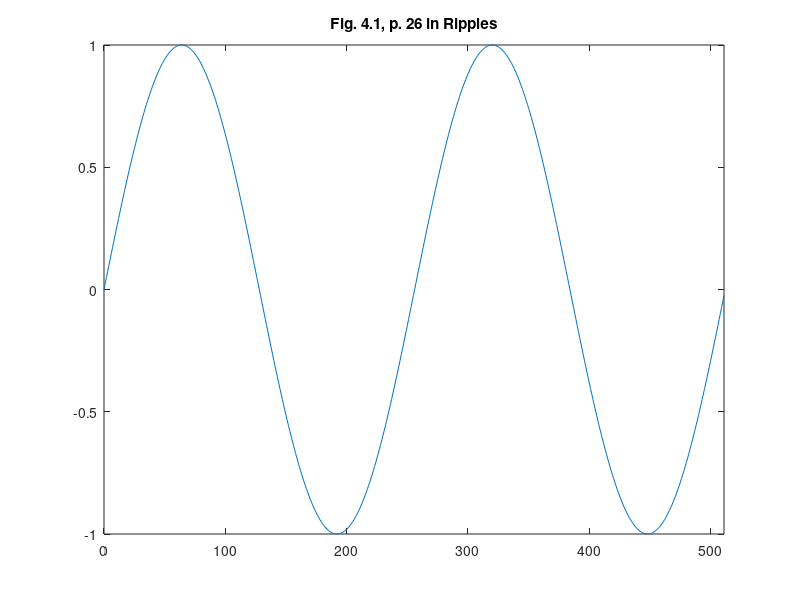
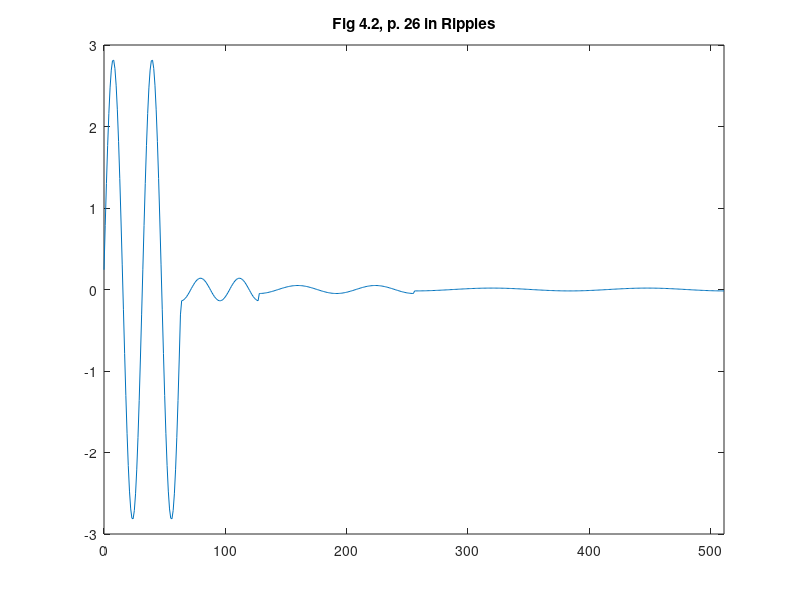
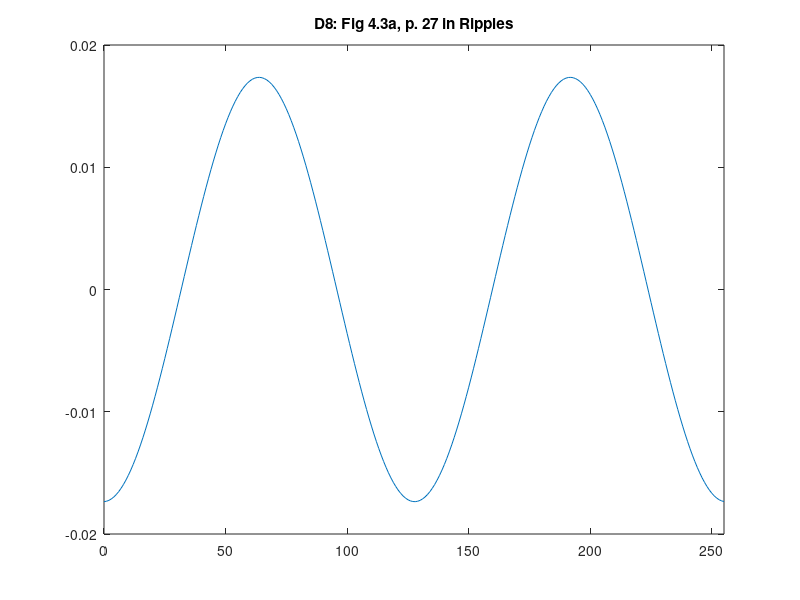
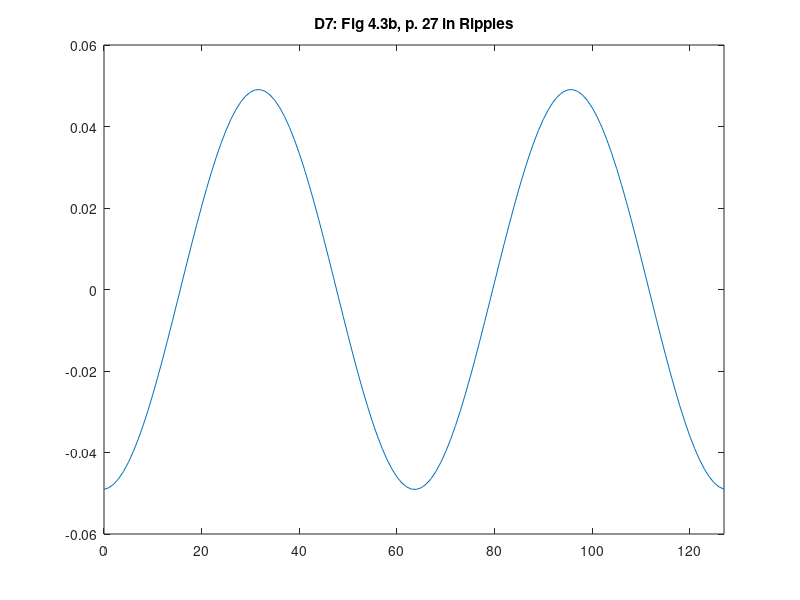

Write MATLAB code to recreate these figures, in order.
%% The graph on p. 26 in Chapter 4 in "Ripples in Mathematics."
%% Author: Vladimir Kulyukin

t = [0:511];

y_fig41_p26 = sin(2*2*pi*t/512);

figure;
plot(t, y_fig41_p26);
xlim([0 511]);
title('Fig. 4.1, p. 26 in Ripples');

%% Fig. 4.2, p. 26 in "Ripples in Mathematics" computed in
%% ripplesTest02();

y_fig42_p26 = [
0.24228789181051738
0.7865275324466248
1.30054136110053
1.7645761145993404
2.1607991975997836
2.473983979226618
2.692094943957973
2.8067502097372614
2.8135436389999984
2.7122141640694157
2.506655819840873
2.2047680982046236
1.818152375002565
1.3616660756607568
0.8528517126624386
0.3112627366312535
-0.242287891810517
-0.7865275324466247
-1.3005413611005299
-1.7645761145993402
-2.1607991975997836
-2.473983979226618
-2.692094943957973
-2.8067502097372614
-2.8135436389999984
-2.712214164069416
-2.506655819840873
-2.2047680982046236
-1.8181523750025657
-1.3616660756607575
-0.8528517126624388
-0.3112627366312537
0.24228789181051652
0.7865275324466239
1.30054136110053
1.7645761145993402
2.1607991975997836
2.473983979226618
2.692094943957973
2.806750209737261
2.8135436389999984
2.7122141640694166
2.506655819840873
2.204768098204624
1.8181523750025657
1.3616660756607573
0.8528517126624395
0.31126273663125437
-0.24228789181051674
-0.7865275324466237
-1.3005413611005292
-1.7645761145993395
-2.1607991975997836
-2.473983979226618
-2.692094943957973
-2.806750209737261
-2.8135436389999984
-2.7122141640694166
-2.5066558198408737
-2.204768098204624
-1.8181523750025663
-1.3616660756607575
-0.8528517126624399
-0.3112627366312547
-0.1382205356729931
-0.13324253778085945
-0.12314410388508332
-0.10831331113701251
-0.08932009858475111
-0.06689436473516598
-0.041897917963600595
-0.015291357701316859
0.011902840861936378
0.03863961992605535
0.06389150006576436
0.08668806568871212
0.10615325756246972
0.12153903927953467
0.13225414387696569
0.13788679589418307
0.1382205356729931
0.13324253778085923
0.12314410388508332
0.10831331113701283
0.08932009858475126
0.06689436473516598
0.041897917963600435
0.015291357701316859
-0.01190284086193622
-0.03863961992605488
-0.06389150006576436
-0.08668806568871212
-0.10615325756247004
-0.12153903927953467
-0.13225414387696544
-0.13788679589418357
-0.13822053567299325
-0.13324253778085893
-0.12314410388508293
-0.10831331113701298
-0.08932009858475126
-0.06689436473516583
-0.041897917963600435
-0.015291357701317173
0.01190284086193622
0.03863961992605519
0.06389150006576451
0.08668806568871165
0.10615325756246989
0.121539039279535
0.13225414387696582
0.13788679589418265
0.13822053567299264
0.1332425377808602
0.12314410388508332
0.10831331113701204
0.08932009858475064
0.06689436473516598
0.041897917963600595
0.015291357701317015
-0.011902840861936378
-0.03863961992605519
-0.06389150006576436
-0.08668806568871165
-0.10615325756247004
-0.121539039279535
-0.13225414387696582
-0.13788679589418262
-0.04904550470208658
-0.04863227384344307
-0.047750687602582144
-0.046409236136927164
-0.04462083835740445
-0.042402717512268644
-0.03977623531780623
-0.036766686233331375
-0.033403053861714625
-0.029717731821442696
-0.025746211778365728
-0.02152674164155185
-0.017099957215016028
-0.012508490852711891
-0.00779656088565971
-0.0030095457752448364
0.0018064529061707722
0.006605054458592284
0.011340045725887418
0.015965826153743066
0.02043784694792932
0.02471304010354362
0.028750233173438902
0.0325105457813979
0.035957764061409686
0.03905868941699677
0.041783458241846774
0.04410582952266639
0.04600343755448325
0.04745800733461338
0.04845553056092583
0.048986400539449124
0.04904550470208663
0.048632273843442916
0.04775068760258195
0.046409236136927476
0.04462083835740461
0.04240271751226841
0.039776235317806385
0.03676668623333169
0.033403053861714625
0.029717731821443168
0.025746211778365415
0.02152674164155169
0.017099957215016184
0.012508490852712047
0.00779656088565971
0.0030095457752448364
-0.0018064529061707722
-0.006605054458592441
-0.011340045725887418
-0.01596582615374291
-0.02043784694792932
-0.02471304010354362
-0.028750233173438902
-0.03251054578139759
-0.03595776406140961
-0.0390586894169974
-0.0417834582418467
-0.044105829522666
-0.046003437554483446
-0.04745800733461342
-0.04845553056092601
-0.04898640053944869
-0.049045504702086413
-0.04863227384344382
-0.04775068760258195
-0.046409236136927046
-0.0446208383574043
-0.04240271751226841
-0.03977623531780647
-0.036766686233331375
-0.033403053861714625
-0.029717731821443168
-0.025746211778365415
-0.02152674164155185
-0.017099957215016184
-0.012508490852711891
-0.007796560885659553
-0.0030095457752448364
0.0018064529061707722
0.006605054458592441
0.011340045725887574
0.01596582615374275
0.020437846947929477
0.024713040103543936
0.028750233173438902
0.03251054578139759
0.03595776406141016
0.03905868941699685
0.04178345824184748
0.044105829522666076
0.04600343755448309
0.0474580073346142
0.048455530560925615
0.04898640053944869
0.0490455047020864
0.04863227384344295
0.04775068760258195
0.046409236136927046
0.04462083835740437
0.04240271751226935
0.03977623531780615
0.036766686233331375
0.033403053861714466
0.029717731821442696
0.025746211778366043
0.02152674164155169
0.017099957215015872
0.012508490852712205
0.007796560885659553
0.0030095457752446794
-0.0018064529061707722
-0.006605054458592284
-0.011340045725887574
-0.01596582615374291
-0.02043784694792932
-0.024713040103543936
-0.028750233173438902
-0.03251054578139759
-0.03595776406141016
-0.039058689416996695
-0.041783458241847406
-0.044105829522666076
-0.046003437554483134
-0.0474580073346142
-0.048455530560925594
-0.04898640053944869
-0.017353269107199996
-0.017321916522383546
-0.017248833923443972
-0.01713419737276341
-0.01697828303983344
-0.016781466535938518
-0.016544222009275723
-0.016267121002689743
-0.01595083107677686
-0.015596114201672194
-0.015203824921397496
-0.014774908295189326
-0.014310397620768977
-0.01381141194503726
-0.013279153368193254
-0.012714904147768758
-0.012120023609558276
-0.011495944872883619
-0.010844171398084385
-0.010166273364549937
-0.009463883888019765
-0.008738695086265102
-0.007992454002628522
-0.007226958397243124
-0.006444052416071981
-0.005645622148198233
-0.004833591082071319
-0.004009915471655274
-0.003176579623640764
-0.002335591117077376
-0.0014889759669394682
-6.387737432781892E-4
2.129673422805805E-4
0.001064195370858105
0.0019128596595747276
0.002756915701824673
0.0035943300926715572
0.004423085427499176
0.005241185162115423
0.006046658422602499
0.006837564753324707
0.007611998791656501
0.008368094858166473
0.009104031451204694
0.00981803563505819
0.010508387311108232
0.011173423361699932
0.011811541656736901
0.012421204913353977
0.013000944399365983
0.013549363471571175
0.014065140940389582
0.014547034252721722
0.014993882485369262
0.01540460914180061
0.015778224745524917
0.016113829223828053
0.016410614076126505
0.016667864321714947
0.016884960222220188
0.017061378774602554
0.017196694971116006
0.017290582823191777
0.017342816146770284
0.017353269107199934
0.017321916522383803
0.017248833923443913
0.017134197372763352
0.01697828303983336
0.016781466535938476
0.016544222009275644
0.016267121002689743
0.015950831076776823
0.015596114201672468
0.015203824921397416
0.014774908295189248
0.014310397620769135
0.01381141194503726
0.013279153368193254
0.01271490414776868
0.012120023609558198
0.01149594487288354
0.010844171398084307
0.010166273364549859
0.009463883888019843
0.00873869508626518
0.007992454002628444
0.007226958397243124
0.006444052416072216
0.005645622148198233
0.004833591082071398
0.004009915471655196
0.003176579623640764
0.002335591117077533
0.0014889759669393897
6.387737432781892E-4
-2.129673422805805E-4
-0.001064195370858105
-0.001912859659574649
-0.0027569157018245945
-0.0035943300926715572
-0.004423085427499097
-0.005241185162115344
-0.006046658422602421
-0.006837564753324707
-0.007611998791656344
-0.008368094858166473
-0.009104031451204773
-0.009818035635058111
-0.010508387311108624
-0.011173423361699854
-0.011811541656736901
-0.012421204913353977
-0.013000944399365747
-0.013549363471571175
-0.014065140940389582
-0.014547034252721644
-0.014993882485369262
-0.015404609141800573
-0.015778224745524917
-0.016113829223828643
-0.01641061407612619
-0.016667864321714947
-0.016884960222220188
-0.017061378774602242
-0.01719669497111664
-0.017290582823191777
-0.017342816146770287
-0.017353269107199937
-0.017321916522383487
-0.017248833923443924
-0.017134197372763352
-0.01697828303983336
-0.016781466535938438
-0.016544222009275644
-0.016267121002689705
-0.015950831076776823
-0.015596114201672194
-0.015203824921397416
-0.014774908295189248
-0.01431039762076882
-0.013811411945037731
-0.013279153368193254
-0.012714904147768758
-0.012120023609558198
-0.011495944872883619
-0.010844171398084385
-0.010166273364549859
-0.009463883888019765
-0.008738695086265102
-0.007992454002628444
-0.007226958397243045
-0.006444052416072216
-0.005645622148198233
-0.004833591082071398
-0.004009915471655274
-0.003176579623640764
-0.0023355911170774546
-0.0014889759669393897
-6.387737432781892E-4
2.129673422805805E-4
0.001064195370858105
0.001912859659574649
0.0027569157018247515
0.0035943300926717142
0.004423085427499333
0.005241185162115187
0.006046658422602185
0.006837564753324471
0.00761199879165603
0.00836809485816616
0.009104031451205008
0.009818035635058425
0.010508387311108624
0.011173423361700324
0.011811541656737293
0.01242120491335437
0.013000944399365277
0.013549363471570703
0.014065140940389034
0.014547034252721094
0.014993882485369812
0.015404609141801123
0.015778224745525503
0.016113829223828605
0.01641061407612678
0.016667864321715537
0.016884960222219577
0.01706137877460163
0.017196694971115385
0.01729058282319115
0.017342816146769663
0.017353269107200565
0.01732191652238411
0.01724883392344454
0.01713419737276398
0.016978283039833987
0.016781466535939066
0.016544222009275016
0.016267121002689115
0.015950831076776233
0.015596114201671644
0.015203824921396868
0.014774908295189798
0.01431039762076937
0.013811411945037731
0.013279153368193648
0.01271490414776923
0.012120023609557728
0.011495944872883149
0.010844171398083913
0.010166273364549467
0.00946388388801945
0.008738695086265494
0.00799245400262868
0.007226958397243359
0.006444052416072216
0.00564562214819839
0.004833591082071555
0.004009915471655117
0.003176579623640607
0.0023355911170772972
0.0014889759669393112
6.387737432781107E-4
-2.129673422805805E-4
-0.001064195370858105
-0.0019128596595747276
-0.0027569157018247515
-0.0035943300926717142
-0.004423085427499333
-0.005241185162115187
-0.006046658422602185
-0.006837564753324471
-0.00761199879165603
-0.008368094858166081
-0.009104031451205087
-0.009818035635058425
-0.010508387311108546
-0.011173423361700246
-0.011811541656737371
-0.012421204913354448
-0.013000944399365277
-0.01354936347157078
-0.014065140940389034
-0.014547034252721094
-0.014993882485369812
-0.015404609141801123
-0.015778224745525503
-0.016113829223828605
-0.01641061407612678
-0.016667864321715537
-0.016884960222219556
-0.01706137877460163
-0.017196694971115395
-0.01729058282319115
-0.017342816146769656
];

figure;
plot(t, y_fig42_p26);
title("Fig 4.2, p. 26 in Ripples");
xlim([0 511]);

y_fig43a_p27 = [
-0.017353269107199996
-0.017321916522383546
-0.017248833923443972
-0.01713419737276341
-0.01697828303983344
-0.016781466535938518
-0.016544222009275723
-0.016267121002689743
-0.01595083107677686
-0.015596114201672194
-0.015203824921397496
-0.014774908295189326
-0.014310397620768977
-0.01381141194503726
-0.013279153368193254
-0.012714904147768758
-0.012120023609558276
-0.011495944872883619
-0.010844171398084385
-0.010166273364549937
-0.009463883888019765
-0.008738695086265102
-0.007992454002628522
-0.007226958397243124
-0.006444052416071981
-0.005645622148198233
-0.004833591082071319
-0.004009915471655274
-0.003176579623640764
-0.002335591117077376
-0.0014889759669394682
-6.387737432781892E-4
2.129673422805805E-4
0.001064195370858105
0.0019128596595747276
0.002756915701824673
0.0035943300926715572
0.004423085427499176
0.005241185162115423
0.006046658422602499
0.006837564753324707
0.007611998791656501
0.008368094858166473
0.009104031451204694
0.00981803563505819
0.010508387311108232
0.011173423361699932
0.011811541656736901
0.012421204913353977
0.013000944399365983
0.013549363471571175
0.014065140940389582
0.014547034252721722
0.014993882485369262
0.01540460914180061
0.015778224745524917
0.016113829223828053
0.016410614076126505
0.016667864321714947
0.016884960222220188
0.017061378774602554
0.017196694971116006
0.017290582823191777
0.017342816146770284
0.017353269107199934
0.017321916522383803
0.017248833923443913
0.017134197372763352
0.01697828303983336
0.016781466535938476
0.016544222009275644
0.016267121002689743
0.015950831076776823
0.015596114201672468
0.015203824921397416
0.014774908295189248
0.014310397620769135
0.01381141194503726
0.013279153368193254
0.01271490414776868
0.012120023609558198
0.01149594487288354
0.010844171398084307
0.010166273364549859
0.009463883888019843
0.00873869508626518
0.007992454002628444
0.007226958397243124
0.006444052416072216
0.005645622148198233
0.004833591082071398
0.004009915471655196
0.003176579623640764
0.002335591117077533
0.0014889759669393897
6.387737432781892E-4
-2.129673422805805E-4
-0.001064195370858105
-0.001912859659574649
-0.0027569157018245945
-0.0035943300926715572
-0.004423085427499097
-0.005241185162115344
-0.006046658422602421
-0.006837564753324707
-0.007611998791656344
-0.008368094858166473
-0.009104031451204773
-0.009818035635058111
-0.010508387311108624
-0.011173423361699854
-0.011811541656736901
-0.012421204913353977
-0.013000944399365747
-0.013549363471571175
-0.014065140940389582
-0.014547034252721644
-0.014993882485369262
-0.015404609141800573
-0.015778224745524917
-0.016113829223828643
-0.01641061407612619
-0.016667864321714947
-0.016884960222220188
-0.017061378774602242
-0.01719669497111664
-0.017290582823191777
-0.017342816146770287
-0.017353269107199937
-0.017321916522383487
-0.017248833923443924
-0.017134197372763352
-0.01697828303983336
-0.016781466535938438
-0.016544222009275644
-0.016267121002689705
-0.015950831076776823
-0.015596114201672194
-0.015203824921397416
-0.014774908295189248
-0.01431039762076882
-0.013811411945037731
-0.013279153368193254
-0.012714904147768758
-0.012120023609558198
-0.011495944872883619
-0.010844171398084385
-0.010166273364549859
-0.009463883888019765
-0.008738695086265102
-0.007992454002628444
-0.007226958397243045
-0.006444052416072216
-0.005645622148198233
-0.004833591082071398
-0.004009915471655274
-0.003176579623640764
-0.0023355911170774546
-0.0014889759669393897
-6.387737432781892E-4
2.129673422805805E-4
0.001064195370858105
0.001912859659574649
0.0027569157018247515
0.0035943300926717142
0.004423085427499333
0.005241185162115187
0.006046658422602185
0.006837564753324471
0.00761199879165603
0.00836809485816616
0.009104031451205008
0.009818035635058425
0.010508387311108624
0.011173423361700324
0.011811541656737293
0.01242120491335437
0.013000944399365277
0.013549363471570703
0.014065140940389034
0.014547034252721094
0.014993882485369812
0.015404609141801123
0.015778224745525503
0.016113829223828605
0.01641061407612678
0.016667864321715537
0.016884960222219577
0.01706137877460163
0.017196694971115385
0.01729058282319115
0.017342816146769663
0.017353269107200565
0.01732191652238411
0.01724883392344454
0.01713419737276398
0.016978283039833987
0.016781466535939066
0.016544222009275016
0.016267121002689115
0.015950831076776233
0.015596114201671644
0.015203824921396868
0.014774908295189798
0.01431039762076937
0.013811411945037731
0.013279153368193648
0.01271490414776923
0.012120023609557728
0.011495944872883149
0.010844171398083913
0.010166273364549467
0.00946388388801945
0.008738695086265494
0.00799245400262868
0.007226958397243359
0.006444052416072216
0.00564562214819839
0.004833591082071555
0.004009915471655117
0.003176579623640607
0.0023355911170772972
0.0014889759669393112
6.387737432781107E-4
-2.129673422805805E-4
-0.001064195370858105
-0.0019128596595747276
-0.0027569157018247515
-0.0035943300926717142
-0.004423085427499333
-0.005241185162115187
-0.006046658422602185
-0.006837564753324471
-0.00761199879165603
-0.008368094858166081
-0.009104031451205087
-0.009818035635058425
-0.010508387311108546
-0.011173423361700246
-0.011811541656737371
-0.012421204913354448
-0.013000944399365277
-0.01354936347157078
-0.014065140940389034
-0.014547034252721094
-0.014993882485369812
-0.015404609141801123
-0.015778224745525503
-0.016113829223828605
-0.01641061407612678
-0.016667864321715537
-0.016884960222219556
-0.01706137877460163
-0.017196694971115395
-0.01729058282319115
-0.017342816146769656
];


figure;
plot(0:1:255, y_fig43a_p27);
title("D8: Fig 4.3a, p. 27 in Ripples");
xlim([0 255]);

y_fig43b_p27 = [
-0.04904550470208658
-0.04863227384344307
-0.047750687602582144
-0.046409236136927164
-0.04462083835740445
-0.042402717512268644
-0.03977623531780623
-0.036766686233331375
-0.033403053861714625
-0.029717731821442696
-0.025746211778365728
-0.02152674164155185
-0.017099957215016028
-0.012508490852711891
-0.00779656088565971
-0.0030095457752448364
0.0018064529061707722
0.006605054458592284
0.011340045725887418
0.015965826153743066
0.02043784694792932
0.02471304010354362
0.028750233173438902
0.0325105457813979
0.035957764061409686
0.03905868941699677
0.041783458241846774
0.04410582952266639
0.04600343755448325
0.04745800733461338
0.04845553056092583
0.048986400539449124
0.04904550470208663
0.048632273843442916
0.04775068760258195
0.046409236136927476
0.04462083835740461
0.04240271751226841
0.039776235317806385
0.03676668623333169
0.033403053861714625
0.029717731821443168
0.025746211778365415
0.02152674164155169
0.017099957215016184
0.012508490852712047
0.00779656088565971
0.0030095457752448364
-0.0018064529061707722
-0.006605054458592441
-0.011340045725887418
-0.01596582615374291
-0.02043784694792932
-0.02471304010354362
-0.028750233173438902
-0.03251054578139759
-0.03595776406140961
-0.0390586894169974
-0.0417834582418467
-0.044105829522666
-0.046003437554483446
-0.04745800733461342
-0.04845553056092601
-0.04898640053944869
-0.049045504702086413
-0.04863227384344382
-0.04775068760258195
-0.046409236136927046
-0.0446208383574043
-0.04240271751226841
-0.03977623531780647
-0.036766686233331375
-0.033403053861714625
-0.029717731821443168
-0.025746211778365415
-0.02152674164155185
-0.017099957215016184
-0.012508490852711891
-0.007796560885659553
-0.0030095457752448364
0.0018064529061707722
0.006605054458592441
0.011340045725887574
0.01596582615374275
0.020437846947929477
0.024713040103543936
0.028750233173438902
0.03251054578139759
0.03595776406141016
0.03905868941699685
0.04178345824184748
0.044105829522666076
0.04600343755448309
0.0474580073346142
0.048455530560925615
0.04898640053944869
0.0490455047020864
0.04863227384344295
0.04775068760258195
0.046409236136927046
0.04462083835740437
0.04240271751226935
0.03977623531780615
0.036766686233331375
0.033403053861714466
0.029717731821442696
0.025746211778366043
0.02152674164155169
0.017099957215015872
0.012508490852712205
0.007796560885659553
0.0030095457752446794
-0.0018064529061707722
-0.006605054458592284
-0.011340045725887574
-0.01596582615374291
-0.02043784694792932
-0.024713040103543936
-0.028750233173438902
-0.03251054578139759
-0.03595776406141016
-0.039058689416996695
-0.041783458241847406
-0.044105829522666076
-0.046003437554483134
-0.0474580073346142
-0.048455530560925594
-0.04898640053944869
];

figure;
plot(0:1:127, y_fig43b_p27);
title("D7: Fig 4.3b, p. 27 in Ripples");
xlim([0 127]);

y_fig43c_p27 = [
-0.1382205356729931
-0.13324253778085945
-0.12314410388508332
-0.10831331113701251
-0.08932009858475111
-0.06689436473516598
-0.041897917963600595
-0.015291357701316859
0.011902840861936378
0.03863961992605535
0.06389150006576436
0.08668806568871212
0.10615325756246972
0.12153903927953467
0.13225414387696569
0.13788679589418307
0.1382205356729931
0.13324253778085923
0.12314410388508332
0.10831331113701283
0.08932009858475126
0.06689436473516598
0.041897917963600435
0.015291357701316859
-0.01190284086193622
-0.03863961992605488
-0.06389150006576436
-0.08668806568871212
-0.10615325756247004
-0.12153903927953467
-0.13225414387696544
-0.13788679589418357
-0.13822053567299325
-0.13324253778085893
-0.12314410388508293
-0.10831331113701298
-0.08932009858475126
-0.06689436473516583
-0.041897917963600435
-0.015291357701317173
0.01190284086193622
0.03863961992605519
0.06389150006576451
0.08668806568871165
0.10615325756246989
0.121539039279535
0.13225414387696582
0.13788679589418265
0.13822053567299264
0.1332425377808602
0.12314410388508332
0.10831331113701204
0.08932009858475064
0.06689436473516598
0.041897917963600595
0.015291357701317015
-0.011902840861936378
-0.03863961992605519
-0.06389150006576436
-0.08668806568871165
-0.10615325756247004
-0.121539039279535
-0.13225414387696582
-0.13788679589418262
];

figure;
plot(0:1:63, y_fig43c_p27);
title("D6: Fig 4.3c, p. 27 in Ripples");
xlim([0 63]);

y_fig43d_p27 = [
0.24228789181051738
0.7865275324466248
1.30054136110053
1.7645761145993404
2.1607991975997836
2.473983979226618
2.692094943957973
2.8067502097372614
2.8135436389999984
2.7122141640694157
2.506655819840873
2.2047680982046236
1.818152375002565
1.3616660756607568
0.8528517126624386
0.3112627366312535
-0.242287891810517
-0.7865275324466247
-1.3005413611005299
-1.7645761145993402
-2.1607991975997836
-2.473983979226618
-2.692094943957973
-2.8067502097372614
-2.8135436389999984
-2.712214164069416
-2.506655819840873
-2.2047680982046236
-1.8181523750025657
-1.3616660756607575
-0.8528517126624388
-0.3112627366312537
0.24228789181051652
0.7865275324466239
1.30054136110053
1.7645761145993402
2.1607991975997836
2.473983979226618
2.692094943957973
2.806750209737261
2.8135436389999984
2.7122141640694166
2.506655819840873
2.204768098204624
1.8181523750025657
1.3616660756607573
0.8528517126624395
0.31126273663125437
-0.24228789181051674
-0.7865275324466237
-1.3005413611005292
-1.7645761145993395
-2.1607991975997836
-2.473983979226618
-2.692094943957973
-2.806750209737261
-2.8135436389999984
-2.7122141640694166
-2.5066558198408737
-2.204768098204624
-1.8181523750025663
-1.3616660756607575
-0.8528517126624399
-0.3112627366312547
];

figure;
plot(0:1:63, y_fig43d_p27);
title("S6: Fig 4.3d, p. 27 in Ripples");
xlim([0 63]);
